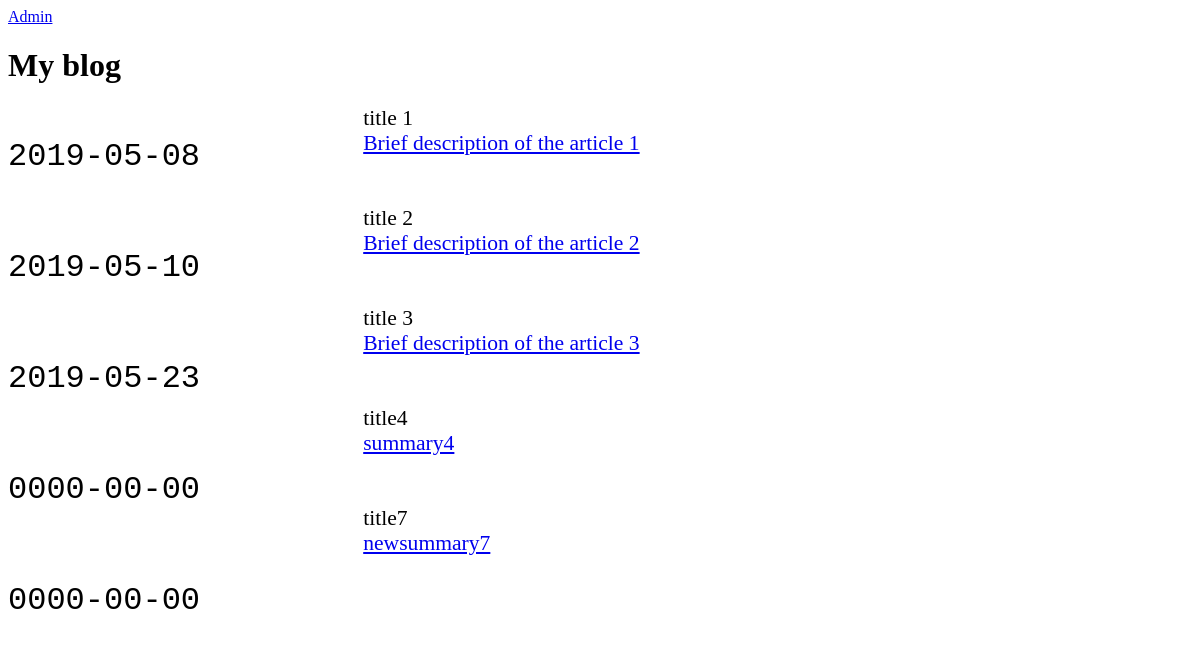
The page / on the database its author committed.
### tables this page shows
CREATE TABLE `articles` (
  `id` smallint(5) UNSIGNED NOT NULL,
  `publicationDate` date NOT NULL,
  `title` varchar(255) NOT NULL,
  `summary` text NOT NULL,
  `content` mediumtext NOT NULL
);

### config.php (called while the page is built)
<?php
return [
'host'=> 'localhost',
'dbname'=>'my_first_test',
'user'=> 'root',
'password'=>'',
'charset'=>'utf8'
];
?>

### Dbh.php (called while the page is built, shortened)
<?php
class Dbh {
    private function connect()
    {
				$config = require 'config.php';
        $dsn= 'mysql:host=' .$config ['host'].'; dbname=' . $config ['dbname']. '; charset=' .$config ['charset'];
				$this->pdo = new PDO($dsn, $config ['user'], $config ['password']);
				return $this;
    }
		public function query($sql){
			$sth=$this->pdo->prepare($sql);
			$sth->execute();
			$result=$sth->fetchAll(PDO::FETCH_ASSOC);
			return $result;
		}
	}

### index.php (the view, shortened to what this page needs)
<!DOCTYPE html>
<html lang="en">
<head>
	<link rel="stylesheet" href="style.css">
</head>
<body>
<a href="Admin/auth.php">Admin</a>
<?php
require_once 'Dbh.php' ;
$dbh= new Dbh;
?>
<div class="wrapper">
		<h1>My blog</h1>
			<div class="left">
						<?php
							echo '<pre>';
								$sql='SELECT * FROM articles';
								$stmt=$dbh->query($sql);
								foreach ($stmt as $key=>$val)
								echo $val['publicationDate']."<br><br><br>";
								echo '</pre>';
						?>
			</div>
				<div class="right">
						<?php
							$sql='SELECT * FROM articles';
							$stmt=$dbh->query($sql);
							foreach ($stmt as $key=>$val){
							echo $val['title'].'<br>';
							echo"<a href='sum.php/?id=".($val['id'])."'".">".($val['summary'])."<br><br><br>"."</a>";
							}
						?>
				</div>
</div>
</body>
</html>

### style.css (style rules this page uses)
.wrapper { max-width: 1200px; position: relative; }
.left { float: left; width: 30%; font-size: 2rem; }
.right { float: right; width: 70%; font-size: 1.35rem; }

### rows shown on the page
articles: publicationDate "2019-05-08", title "title 1", summary "Brief description of the article 1"
articles: publicationDate "2019-05-10", title "title 2", summary "Brief description of the article 2"
articles: publicationDate "2019-05-23", title "title 3", summary "Brief description of the article 3"
articles: publicationDate "0000-00-00", title "title4", summary "summary4"
articles: publicationDate "0000-00-00", title "title7", summary "newsummary7"
